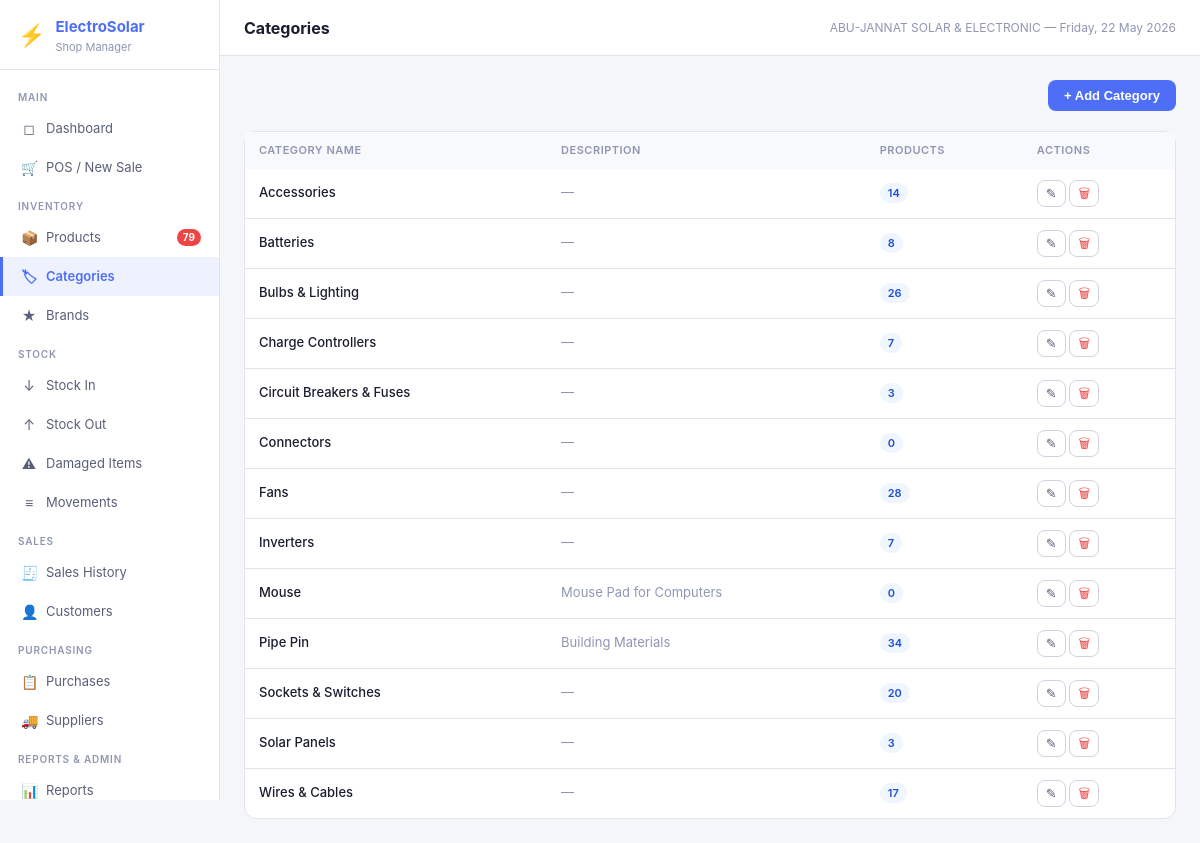
Page /categories (signed in) on the committed database.
### tables this page shows
CREATE TABLE settings (
            key TEXT PRIMARY KEY,
            value TEXT
        );

CREATE TABLE categories (
            id INTEGER PRIMARY KEY AUTOINCREMENT,
            name TEXT UNIQUE NOT NULL,
            description TEXT,
            created_at TEXT NOT NULL DEFAULT (datetime('now'))
        );

### app.py (the view)
@app.route('/categories')
@login_required
def categories():
    items = query("""SELECT c.*, (SELECT COUNT(*) FROM products WHERE category_id=c.id AND is_active=1) pc
        FROM categories c ORDER BY name""")
    return render_template('categories.html', categories=items)

### app.py (called while the page is built)
def get_db():
    if 'db' not in g:
        g.db = sqlite3.connect(DB_PATH)
        g.db.row_factory = sqlite3.Row
        g.db.execute("PRAGMA foreign_keys = ON")
        g.db.execute("PRAGMA journal_mode = WAL")
    return g.db

def query(sql, args=(), one=False):
    cur = get_db().execute(sql, args)
    rv = cur.fetchall()
    return (rv[0] if rv else None) if one else rv

def login_required(f):
    @wraps(f)
    def decorated(*args, **kwargs):
        if 'user_id' not in session:
            return redirect(url_for('login'))
        return f(*args, **kwargs)
    return decorated

def current_user():
    return {'id': session.get('user_id'), 'username': session.get('username'),
            'full_name': session.get('full_name'), 'role': session.get('role')}

def get_settings():
    rows = query("SELECT key, value FROM settings")
    return {r['key']: r['value'] for r in rows}

@app.context_processor
def inject_globals():
    s = get_settings() if 'user_id' in session else {}
    low_stock = 0
    if 'user_id' in session:
        r = query("SELECT COUNT(*) as c FROM products WHERE is_active=1 AND quantity <= reorder_level", one=True)
        low_stock = r['c'] if r else 0
    return dict(settings=s, current_user=current_user(), low_stock_count=low_stock,
                now=datetime.now())

### templates/categories.html (shortened to what this page needs)
{% extends 'base.html' %}{% block title %}Categories{% endblock %}{% block page_title %}Categories{% endblock %}
{% block content %}
<div class="page-header"><div></div>
  {% if current_user.role=='admin' %}<button class="btn btn-primary" onclick="openModal('catModal')">+ Add Category</button>{% endif %}
</div>
<div class="card"><div class="table-wrap">
<table><thead><tr><th>Category Name</th><th>Description</th><th>Products</th>{% if current_user.role=='admin' %}<th>Actions</th>{% endif %}</tr></thead>
<tbody>{% for c in categories %}<tr>
  <td style="font-weight:500;">{{ c.name }}</td><td class="text-muted">{{ c.description or '—' }}</td>
  <td><span class="badge badge-info">{{ c.pc }}</span></td>
  {% if current_user.role=='admin' %}<td>
    <button class="btn-icon"
        onclick="editCat('{{ c.id }}', '{{ c.name|e }}', '{{ (c.description or '')|e }}')">
  ✎
</button>    <form method="POST" action="{{ url_for('categories_delete',cid=c.id) }}" style="display:inline" onsubmit="return confirm('Delete this category?')">
      <button type="submit" class="btn-icon" style="color:var(--danger)">🗑</button>
    </form>
  </td>{% endif %}
</tr>{% endfor %}</tbody></table></div></div>
{% endblock %}

### templates/base.html (shortened to what this page needs)
<!DOCTYPE html>
<html lang="en">
<head>
<link rel="stylesheet" href="{{ url_for('static', filename='css/style.css') }}">
</head>
<body>
<div class="app-shell">
  <aside class="sidebar">
    <div class="sidebar-logo">
      <div class="logo-icon">⚡</div>
      <div>
        <h1>ElectroSolar</h1>
        <p>Shop Manager</p>
      </div>
    </div>
    <nav class="sidebar-nav">
      <div class="nav-section">Main</div>
      <a href="{{ url_for('dashboard') }}" class="nav-item {% if request.endpoint=='dashboard' %}active{% endif %}">
        <span class="nav-icon">◻</span> Dashboard
      </a>
      <a href="{{ url_for('pos') }}" class="nav-item {% if request.endpoint=='pos' %}active{% endif %}">
        <span class="nav-icon">🛒</span> POS / New Sale
      </a>
      <div class="nav-section">Inventory</div>
      <a href="{{ url_for('products') }}" class="nav-item {% if request.endpoint=='products' %}active{% endif %}">
        <span class="nav-icon">📦</span> Products
        {% if low_stock_count > 0 %}<span class="nav-badge">{{ low_stock_count }}</span>{% endif %}
      </a>
      <a href="{{ url_for('categories') }}" class="nav-item {% if request.endpoint=='categories' %}active{% endif %}">
        <span class="nav-icon">🏷</span> Categories
      </a>
      <a href="{{ url_for('brands') }}" class="nav-item {% if request.endpoint=='brands' %}active{% endif %}">
        <span class="nav-icon">★</span> Brands
      </a>
      <div class="nav-section">Stock</div>
      <a href="{{ url_for('stock_in') }}" class="nav-item {% if request.endpoint=='stock_in' %}active{% endif %}">
        <span class="nav-icon">↓</span> Stock In
      </a>
      <a href="{{ url_for('stock_out') }}" class="nav-item {% if request.endpoint=='stock_out' %}active{% endif %}">
        <span class="nav-icon">↑</span> Stock Out
      </a>
      <a href="{{ url_for('stock_damaged') }}" class="nav-item {% if request.endpoint=='stock_damaged' %}active{% endif %}">
        <span class="nav-icon">⚠</span> Damaged Items
      </a>
      <a href="{{ url_for('stock_movements') }}" class="nav-item {% if request.endpoint=='stock_movements' %}active{% endif %}">
        <span class="nav-icon">≡</span> Movements
      </a>
      <div class="nav-section">Sales</div>
      <a href="{{ url_for('sales') }}" class="nav-item {% if request.endpoint in ['sales','sale_detail'] %}active{% endif %}">
        <span class="nav-icon">🧾</span> Sales History
      </a>
      <a href="{{ url_for('customers') }}" class="nav-item {% if request.endpoint in ['customers','customer_history'] %}active{% endif %}">
        <span class="nav-icon">👤</span> Customers
      </a>
      <div class="nav-section">Purchasing</div>
      <a href="{{ url_for('purchases') }}" class="nav-item {% if request.endpoint in ['purchases','purchase_detail'] %}active{% endif %}">
        <span class="nav-icon">📋</span> Purchases
      </a>
      <a href="{{ url_for('suppliers') }}" class="nav-item {% if request.endpoint=='suppliers' %}active{% endif %}">
        <span class="nav-icon">🚚</span> Suppliers
      </a>
      <div class="nav-section">Reports & Admin</div>
      <a href="{{ url_for('reports') }}" class="nav-item {% if request.endpoint=='reports' %}active{% endif %}">
        <span class="nav-icon">📊</span> Reports
      </a>
    </nav>
  </aside>
  <div class="main-area">
    <header class="topbar">
      <h2>{% block page_title %}{% endblock %}</h2>
      <span class="topbar-meta">{{ settings.get('shop_name','ElectroSolar') }} — {{ now.strftime('%A, %d %B %Y') }}</span>
    </header>
    <main class="page-content">
      {% block content %}{% endblock %}
    </main>
  </div>
</div>
</body>
</html>

### static/css/style.css (style rules this page uses)
*, *::before, *::after { box-sizing: border-box; margin: 0; padding: 0; }
:root { --bg: #f5f6fa; --surface: #ffffff; --surface2: #f8f9fc; --border: #e2e4eb; --border2: #d0d3de; --text: #1a1d2e; --text2: #5a5f78; --text3: #9096b2; --accent: #4f6ef7; --accent-hover: #3b58e8; --accent-light: #eef1fe; --success: #22c55e; --success-bg: #f0fdf4; --success-text: #16a34a; --warning: #f59e0b; --warning-bg: #fffbeb; --warning-text: #b45309; --danger: #ef4444; --danger-bg: #fef2f2; --danger-text: #dc2626; --info: #3b82f6; --info-bg: #eff6ff; --info-text: #1d4ed8; --sidebar-w: 220px; --radius: 8px; --radius-lg: 12px; --shadow: 0 1px 3px rgba(0,0,0,0.08); --shadow-md: 0 4px 16px rgba(0,0,0,0.12); }
body { font-family: -apple-system, BlinkMacSystemFont, 'Segoe UI', 'Inter', sans-serif; font-size: 14px; color: var(--text); background: var(--bg); line-height: 1.5; -webkit-font-smoothing: antialiased; }
a { color: var(--accent); text-decoration: none; }
.app-shell { display: flex; min-height: 100vh; }
.sidebar { width: var(--sidebar-w); min-width: var(--sidebar-w); background: var(--surface); border-right: 1px solid var(--border); display: flex; flex-direction: column; position: sticky; top: 0; height: 100vh; overflow-y: auto; }
.sidebar-logo { padding: 16px 18px 14px; border-bottom: 1px solid var(--border); display: flex; align-items: center; gap: 10px; }
.logo-icon { font-size: 22px; }
.sidebar-logo h1 { font-size: 15px; font-weight: 700; color: var(--accent); }
.sidebar-logo p { font-size: 11px; color: var(--text3); }
.sidebar-nav { flex: 1; padding: 8px 0; }
.nav-section { padding: 12px 18px 4px; font-size: 10px; font-weight: 600; color: var(--text3); text-transform: uppercase; letter-spacing: 0.8px; }
.nav-item { display: flex; align-items: center; gap: 9px; padding: 9px 18px; font-size: 13px; color: var(--text2); text-decoration: none; border-left: 3px solid transparent; transition: all 0.12s; }
.nav-item.active { background: var(--accent-light); color: var(--accent); font-weight: 600; border-left-color: var(--accent); }
.nav-icon { font-size: 14px; width: 16px; text-align: center; flex-shrink: 0; }
.nav-badge { margin-left: auto; background: var(--danger); color: white; border-radius: 99px; font-size: 10px; font-weight: 700; padding: 1px 6px; }
.main-area { flex: 1; display: flex; flex-direction: column; min-width: 0; }
.topbar { padding: 0 24px; height: 56px; display: flex; align-items: center; justify-content: space-between; background: var(--surface); border-bottom: 1px solid var(--border); position: sticky; top: 0; z-index: 10; }
.topbar h2 { font-size: 16px; font-weight: 700; }
.topbar-meta { font-size: 12px; color: var(--text3); }
.page-content { flex: 1; padding: 24px; }
.card { background: var(--surface); border: 1px solid var(--border); border-radius: var(--radius-lg); }
.table-wrap { overflow-x: auto; }
table { width: 100%; border-collapse: collapse; font-size: 13px; }
thead { background: var(--surface2); }
th { padding: 10px 14px; text-align: left; font-size: 11px; font-weight: 600; color: var(--text3); text-transform: uppercase; letter-spacing: 0.5px; white-space: nowrap; }
td { padding: 11px 14px; border-bottom: 1px solid var(--border); vertical-align: middle; }
tr:last-child td { border-bottom: none; }
.btn { display: inline-flex; align-items: center; gap: 6px; padding: 8px 16px; font-size: 13px; font-weight: 600; border-radius: var(--radius); cursor: pointer; border: none; transition: all 0.12s; white-space: nowrap; text-decoration: none; }
.btn-primary { background: var(--accent); color: white; }
.btn-icon { padding: 6px 8px; border-radius: var(--radius); background: none; border: 1px solid var(--border2); cursor: pointer; display: inline-flex; align-items: center; color: var(--text2); font-size: 13px; line-height: 1; text-decoration: none; }
.badge { display: inline-flex; align-items: center; padding: 2px 8px; border-radius: 99px; font-size: 11px; font-weight: 600; }
.badge-info { background: var(--info-bg); color: var(--info-text); }
.page-header { display: flex; align-items: center; justify-content: space-between; margin-bottom: 20px; }
.text-muted { color: var(--text3); }

### rows in the picture
settings: get "ABU-JANNAT SOLAR & ELECTRONIC"
categories: name "Accessories", description "—", pc "14"
categories: name "Batteries", description "—", pc "8"
categories: name "Bulbs & Lighting", description "—", pc "26"
categories: name "Charge Controllers", description "—", pc "7"
categories: name "Circuit Breakers & Fuses", description "—", pc "3"
categories: name "Connectors", description "—", pc "0"
categories: name "Fans", description "—", pc "28"
categories: name "Inverters", description "—", pc "7"
categories: name "Mouse", description "Mouse Pad for Computers", pc "0"
categories: name "Pipe Pin", description "Building Materials", pc "34"
categories: name "Sockets & Switches", description "—", pc "20"
categories: name "Solar Panels", description "—", pc "3"
categories: name "Wires & Cables", description "—", pc "17"

### other values in the picture
{{ low_stock_count }} "79"
